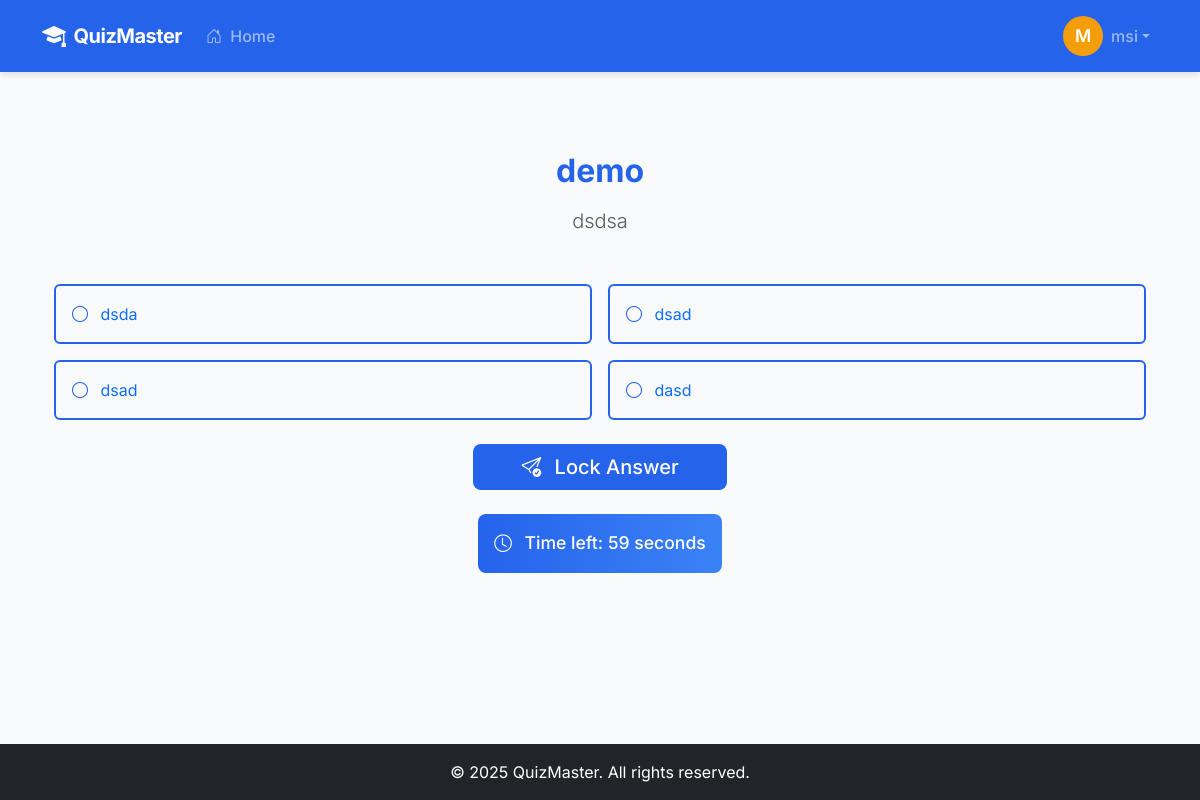
Page /1/question/3/ (signed in) on the earlier database version.
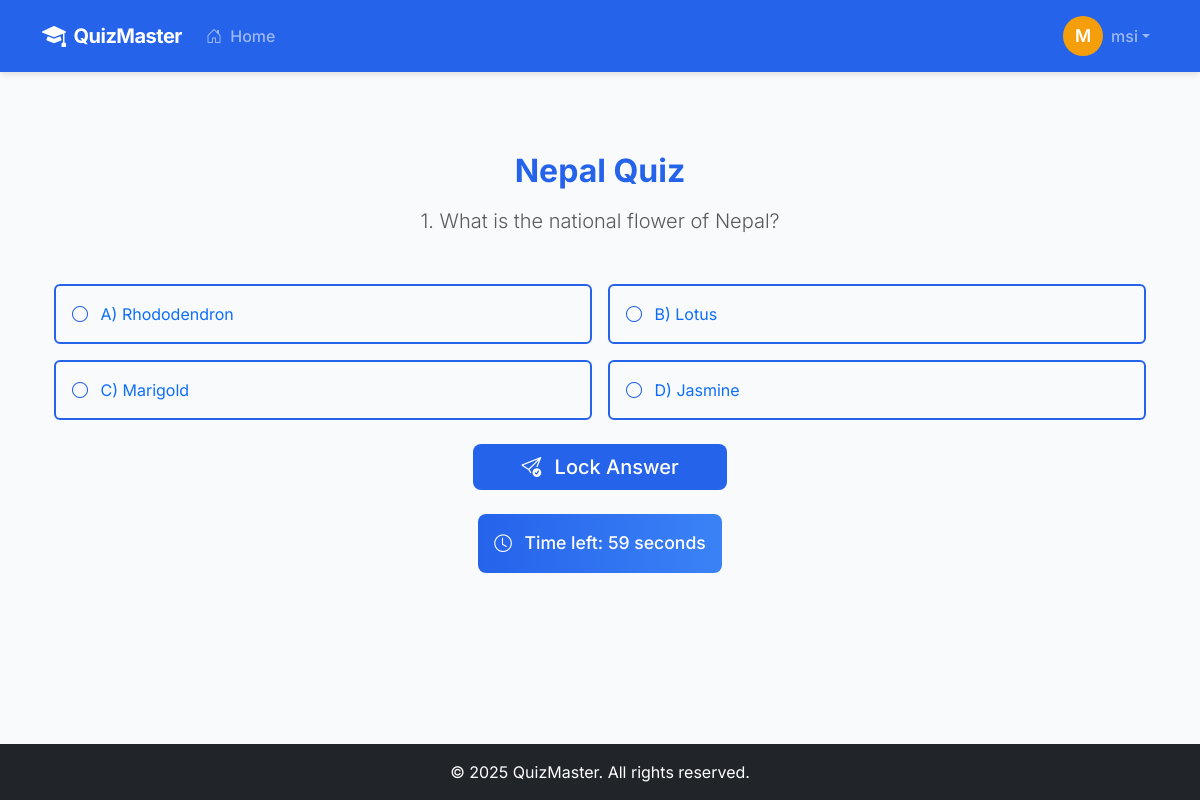
Same page on the later database version.
### quiz/models.py (models this page shows, shortened)
class Quiz(models.Model):
    title = models.CharField(max_length=200)
    description = models.TextField(blank=True, default="")
    created_at = models.DateTimeField(auto_now_add=True)
    time_limit = models.IntegerField(
        null=True,
        blank=True,
        help_text="Time limit in seconds. Leave blank for no limit.",
        validators=[MinValueValidator(60)],  # Minimum 1 minute
        default=None  # Default set to None
    )
    passing_score = models.DecimalField(
        max_digits=5,
        decimal_places=2,
        null=True,
        blank=True,
        validators=[MinValueValidator(0), MaxValueValidator(100)],
        help_text="Passing score percentage. Leave blank if no passing score is required.",
        default=None  # Default set to None
    )
    is_active = models.BooleanField(default=True)
    class Meta:
        ordering = ['-created_at']
        verbose_name_plural = "Quizzes"

class Question(models.Model):
    quiz = models.ForeignKey(Quiz, related_name="questions", on_delete=models.CASCADE)
    text = models.TextField()
    order = models.IntegerField(default=0)
    explanation = models.TextField(
        blank=True,
        help_text="Explanation to show after the question is answered",
        default=""
    )
    time_limit = models.IntegerField(
        null=True,
        blank=True,
        help_text="Time limit in seconds for this question. Leave blank to use quiz default.",
        validators=[MinValueValidator(10)],  # Minimum 10 seconds
        default=60  # Default 60 seconds
    )
    class Meta:
        ordering = ['order', 'id']
    def __str__(self):
        return self.text
    def get_time_limit(self):
        if self.time_limit is not None:
            return self.time_limit
        if self.quiz.time_limit is not None:
            return self.quiz.time_limit // self.quiz.get_total_questions()
        return 60  # Default 60 seconds if no time limit is set

class Choice(models.Model):
    question = models.ForeignKey(Question, related_name="choices", on_delete=models.CASCADE)
    text = models.CharField(max_length=255)
    is_correct = models.BooleanField(default=False)
    explanation = models.TextField(
        blank=True,
        help_text="Explanation for why this choice is correct/incorrect",
        default=""  # Default to empty string if no explanation provided
    )
    class Meta:
        ordering = ['id']

### quiz/views.py (the view, shortened to what this page needs)
# urls.py: path('<int:quiz_id>/question/<int:question_id>/', views.quiz_question, name='quiz_question'),
@login_required(login_url='/login/')
@login_required(login_url='/login/')
def quiz_question(request, quiz_id, question_id):
    quiz = get_object_or_404(Quiz, id=quiz_id)
    question = get_object_or_404(Question, id=question_id, quiz=quiz)
    question_start_time_key = f'quiz_{quiz_id}_question_{question_id}_start_time'
    question_start_time = request.session.get(question_start_time_key)
    if not question_start_time:
        question_start_time = timezone.now().isoformat()
        request.session[question_start_time_key] = question_start_time
    question_start_time = timezone.datetime.fromisoformat(question_start_time)
    time_limit = timedelta(seconds=question.get_time_limit())
    time_left = time_limit - (timezone.now() - question_start_time)
    next_question = quiz.questions.filter(
        order__gt=question.order
    ).order_by('order', 'id').first()
    if not next_question:
        next_question = quiz.questions.filter(
            id__gt=question.id
        ).order_by('id').first()
    answered_questions = request.session.get(f'quiz_{quiz_id}_questions_answered', [])
    current_score = request.session.get(f'quiz_{quiz_id}_score', 0)
    print(f"Current question ID: {question.id}, Order: {question.order}")
    print(f"Next question: {next_question}")
    print(f"Questions answered: {answered_questions}")
    context = {
        'quiz': quiz,
        'question': question,
        'next_question_id': next_question.id if next_question else None,
        'time_left': int(time_left.total_seconds()),
        'current_score': current_score,
        'questions_answered': len(answered_questions),
        'total_questions': quiz.questions.count(),
    }
    return render(request, 'quiz_question.html', context)

### templates/quiz_question.html (shortened to what this page needs)
{% extends "base.html" %}
{% block content %}
<div class="container py-5">
  <div class="text-center mb-5">
    <h2 class="mb-3 fw-bold" style="color: var(--primary-color);">
      {{ quiz.title }}
    </h2>
    <p class="lead text-muted">
      {{ question.text }}
    </p>
  </div>
  <form method="post" action="{% url 'submit_answer' quiz.id question.id %}">
    <div class="row justify-content-center g-3">
      {% for choice in question.choices.all %}
        <div class="col-md-6">
          <label class="btn btn-outline-primary w-100 p-3 text-start animate-fade-in" for="choice_{{ choice.id }}">
            <i class="bi bi-circle me-2"></i>
            {{ choice.text }}
          </label>
        </div>
      {% endfor %}
    </div>
    <div class="text-center mt-4">
      <button type="submit" class="btn btn-primary btn-lg px-5 py-2 fw-medium">
        <i class="bi bi-send-check me-2"></i> Lock Answer
      </button>
    </div>
  </form>
  <div class="mt-4 text-center">
    <div id="timer" class="d-inline-block p-3 rounded-3" style="background: linear-gradient(to right, var(--primary-color), var(--secondary-color)); color: #fff;">
      <i class="bi bi-clock me-2"></i>
      Time left: <span id="countdown">{{ time_left }}</span> seconds
    </div>
  </div>
</div>
{% endblock %}

Differences in the rows shown:
no longer on this page (row edited): Choice: text "dsad"
no longer on this page (row edited): Choice: text "dasd"
changed Quiz: title "demo" → "Nepal Quiz"
changed Question: text "dsdsa" → "1. What is the national flower of Nepal?"
added Choice: text "A) Rhododendron"
added Choice: text "B) Lotus"
changed Choice: text "dsda" → "C) Marigold"
changed Choice: text "dsad" → "D) Jasmine"
